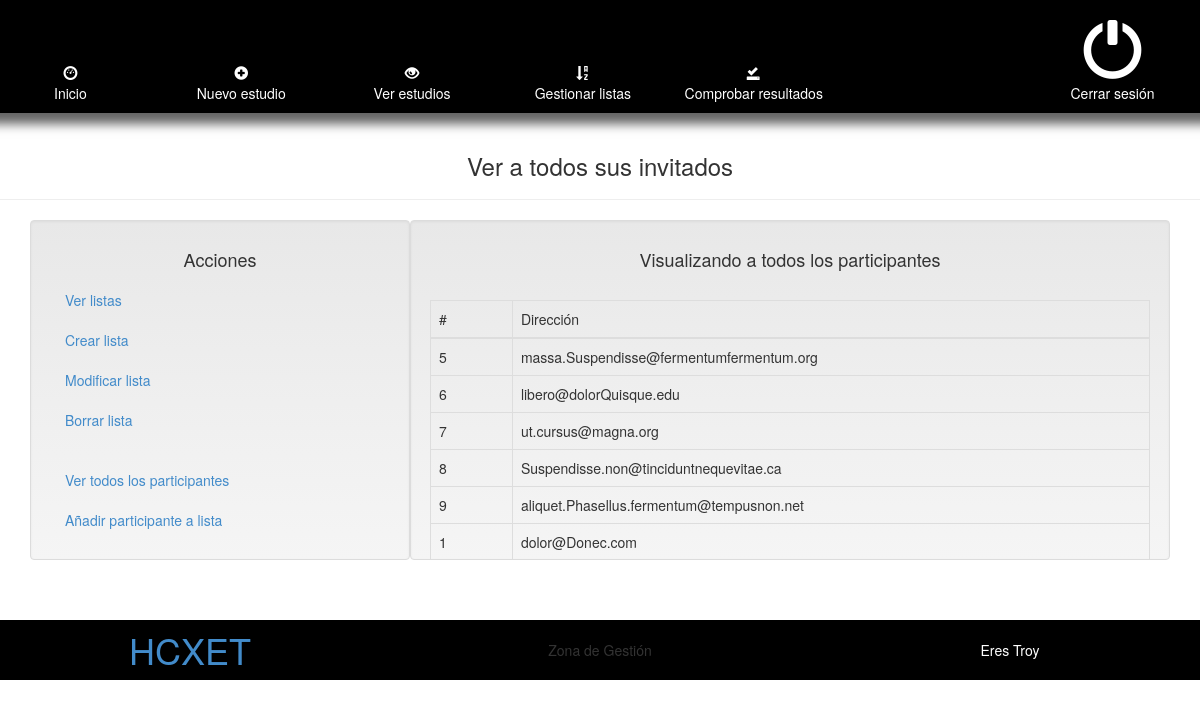
Page /Web/Listas/todoparticipante.php (signed in) on the committed database.
### tables this page shows
CREATE TABLE IF NOT EXISTS `destinatario` (
`id_destinatario` int(100) NOT NULL,
  `email_destinatario` varchar(70) NOT NULL,
  `nombre_destinatario` varchar(50) DEFAULT NULL,
  `apellidos_destinatario` varchar(150) DEFAULT NULL
);

### Web/Classes/DB_connect.php (called while the page is built, shortened)
<?php
	class DB_Connect {
		private $con;
		function __construct() {
				$this->con = $this->connect();
		}
		private function connect() {
			try {
				$conn = new PDO('mysql:host='.DB_SERVER .';dbname='.DB_DATABASE, DB_USER, DB_PASSWORD);
				$conn->setAttribute(PDO::ATTR_ERRMODE, PDO::ERRMODE_EXCEPTION);
			} catch(PDOException $e) {
				echo 'ERROR: ' . $e->getMessage();
			}
			return $conn;
		}
		public function getDbConnection() {
			return $this->con;
		}
	}
?>

### Web/Classes/DB_functions.php (called while the page is built, shortened)
<?php
	class DB_Functions {
		private $con;
		function __construct() {
			require_once __DIR__.'/DB_connect.php';
			$db = new DB_Connect();
			$this->con = $db->getDbConnection();
		}
		public function listaParcipantestodosIdusuario($idus) {
			try {
				$consulta = $this->con->prepare('SELECT id_destinatario, email_destinatario FROM destinatario
				WHERE id_destinatario = ANY (SELECT id_destinatario FROM contiene WHERE id_lista = ANY
				(SELECT id_lista FROM lista WHERE id_usuario = :idus))');
				$params = array(':idus' => $idus);
				$consulta->execute($params);
				$resultado = $consulta->fetchAll();
				return $resultado;
			} catch(PDOException $e) {
				echo 'ERROR: ' . $e->getMessage() .'<br>';
			}
		}
		public function getNombreusuario($id) {
			try {
				$consulta = $this->con->prepare('SELECT nombre_usuario FROM usuario WHERE id_usuario = :id');
				$params = array(':id' => $id);
				$consulta->execute($params);
				$resultado = $consulta->fetchAll(PDO::FETCH_COLUMN, 0);
				$nom = $resultado[0];
				return $nom;
			} catch(PDOException $e) {
				echo 'ERROR: ' . $e->getMessage() .'<br>';
			}
		}
	}
?>

### Web/Listas/todoparticipante.php (the view, shortened to what this page needs)
<?php
	require_once '../Classes/DB_functions.php';
	$db = new DB_Functions();
	$u = $_COOKIE['usuario'];
	$allparticipantes = $db->listaParcipantestodosIdusuario($u);
	$nomuser = $db->getNombreusuario($u);
?>
<!DOCTYPE html>
<html lang = "es">
	<head>
		<link rel="stylesheet" href="CSS/reset.css" type="text/css" media="screen">
		<link rel="stylesheet" href="CSS/bootstrap.css" type="text/css" media="screen">
		<link rel="stylesheet" href="CSS/bootstrap-theme.css" type="text/css" media="screen">
		<link rel="stylesheet" href="CSS/hcxet.css" type="text/css" media="screen">
	</head>
	<body>
		<header>
			<?php include '../Include2/cabecera2.php'; ?>
		</header>
		<main>
			<h3 class="text-center">Ver a todos sus invitados</h3>
			<hr>
			<div class = "container">
				<div class="container row">
					<div class="col-xs-12 col-md-4 well">
						<?php include '../Include2/opcioneslista.php'; ?>
					</div>
					<div class="col-xs-12 col-sm-6 col-md-8 well" style="height:339.8px;overflow-y: scroll;">
						<h4 class = "text-center">Visualizando a todos los participantes</h4><br>
						<table class="table table-bordered">
							<thead>
								<tr>
									<th>#</th>
									<th>Dirección</th>
								</tr>
							</thead>
							<tbody>
								<?php foreach($allparticipantes as $i):?>
									<tr>
										<td><?=($i[0])?></td>
										<td><?=($i[1])?> </td>
									</tr>
								<?php endforeach ?>
							</tbody>
						</table>
						<br>
					</div>
				</div>
			</div>
		</main>
		<footer>
			<?php include '../Include2/pie2.php'; ?>
		</footer>
	</body>
</html>

### Web/Include2/cabecera2.php (shortened to what this page needs)
<div class = "row gestionav">
	<div class = "col-xs-8 col-sm-8 col-md-10">
		<div class ="row">
			<div class = "col-xs-1 col-sm-1 col-md-1">
			</div>
			<div class = "col-xs-1 col-sm-1 col-md-2">
				<h2>&nbsp;</h2>
			</div>
		</div>
		<div class ="row text-center">
			<div class = "col-xs-4 col-sm-2 col-md-2" id="ini">
				<div class = "row">
					<span class="glyphicon glyphicon-dashboard"></span>
				</div>
				<div class = "row">
					<p>Inicio</p>
				</div>
			</div>
			<div class = "col-xs-4 col-sm-2 col-md-2" id="nue">
				<div class = "row">
					<span class="glyphicon glyphicon-plus-sign"></span>
				</div>
				<div class = "row">
					<p>Nuevo estudio</p>
				</div>
			</div>
			<div class = "col-xs-4 col-sm-2 col-md-2" id="est">
				<div class = "row">
					<span class="glyphicon glyphicon-eye-open"></span>
				</div>
				<div class = "row">
					<p>Ver estudios</p>
				</div>
			</div>
			<div class = "col-xs-4 col-sm-2 col-md-2" id="lis">
				<div class = "row">
					<span class="glyphicon glyphicon-sort-by-alphabet"></span>
				</div>
				<div class = "row">
					<p>Gestionar listas</p>
				</div>
			</div>
			<div class = "col-xs-4 col-sm-2 col-md-2" id="res">
				<div class = "row">
					<span class="glyphicon glyphicon-saved"></span>
				</div>
				<div class = "row">
					<p>Comprobar resultados</p>
				</div>
			</div>
		</div>
	</div>
	<div class = "col-xs-4 col-sm-4 col-md-2 text-center center-block" id="clo">
		<div class = "row">
		</div>
		<div class = "row">
			<span class="glyphicon glyphicon-off" aria-hidden="true" style="font-size:60px;"></span>
		</div>
		<div class = "row">
			<p>Cerrar sesión</p>
		</div>
	</div>
</div>

### Web/Include2/opcioneslista.php (shortened to what this page needs)
<h4 class = "text-center">Acciones</h4>
<ul class="nav nav-sidebar">
	<li class ="active">
		<a href = "Web/Listas/listas.php">Ver listas</a>
	</li>
	<li>
		<a href = "Web/Listas/crearlista.php">Crear lista</a>
	</li>
	<li>
		<a href = "Web/Listas/modificarlista.php">Modificar lista</a>
	</li>
	<li>
		<a href = "Web/Listas/borrarlista.php">Borrar lista</a>
	</li>
	<br>
	<li>
		<a href = "Web/Listas/todoparticipante.php">Ver todos los participantes</a>
	</li>
	<li>
		<a href = "Web/Listas/nuevoparticipante.php">Añadir participante a lista</a>
	</li>
</ul>

### Web/Include2/pie2.php
<div class = "row gestionpie text-center">
	<div class = "col-xs-12 col-sm-4 col-md-4">
		<a class = "sin" href="index.php"><h1 class="backindex">HCXET</h1></a>
	</div>
	<div class = "col-xs-12 col-sm-4 col-md-4">
		<p style="color:#333;">Zona de Gestión</p>
	</div>
	<div class = "col-xs-12 col-sm-4 col-md-4">
		<p>Eres <?=$nomuser?></p>
	</div>
</div>

### CSS/hcxet.css (style rules this page uses)
.gestionav { color:#fff; background:#000; -webkit-box-shadow: 0px 11px 10px 0px rgba(50, 50, 50, 0.75); -moz-box-shadow: 0px 11px 10px 0px rgba(50, 50, 50, 0.75); box-shadow: 0px 11px 10px 0px rgba(50, 50, 50, 0.75); margin-bottom:40px; }
.gestionpie { color:#fff; background:#000; height: 60px; line-height:60px; margin-top:40px; }
.backindex { height: 60px; line-height:60px; margin:0 auto; }

### rows in the picture
destinatario: id_destinatario "5", email_destinatario "massa.Suspendisse@fermentumfermentum.org"
destinatario: id_destinatario "6", email_destinatario "libero@dolorQuisque.edu"
destinatario: id_destinatario "7", email_destinatario "ut.cursus@magna.org"
destinatario: id_destinatario "8", email_destinatario "Suspendisse.non@tinciduntnequevitae.ca"
destinatario: id_destinatario "9", email_destinatario "aliquet.Phasellus.fermentum@tempusnon.net"
destinatario: id_destinatario "1", email_destinatario "dolor@Donec.com"

### other values in the picture
$nomuser "Troy"
